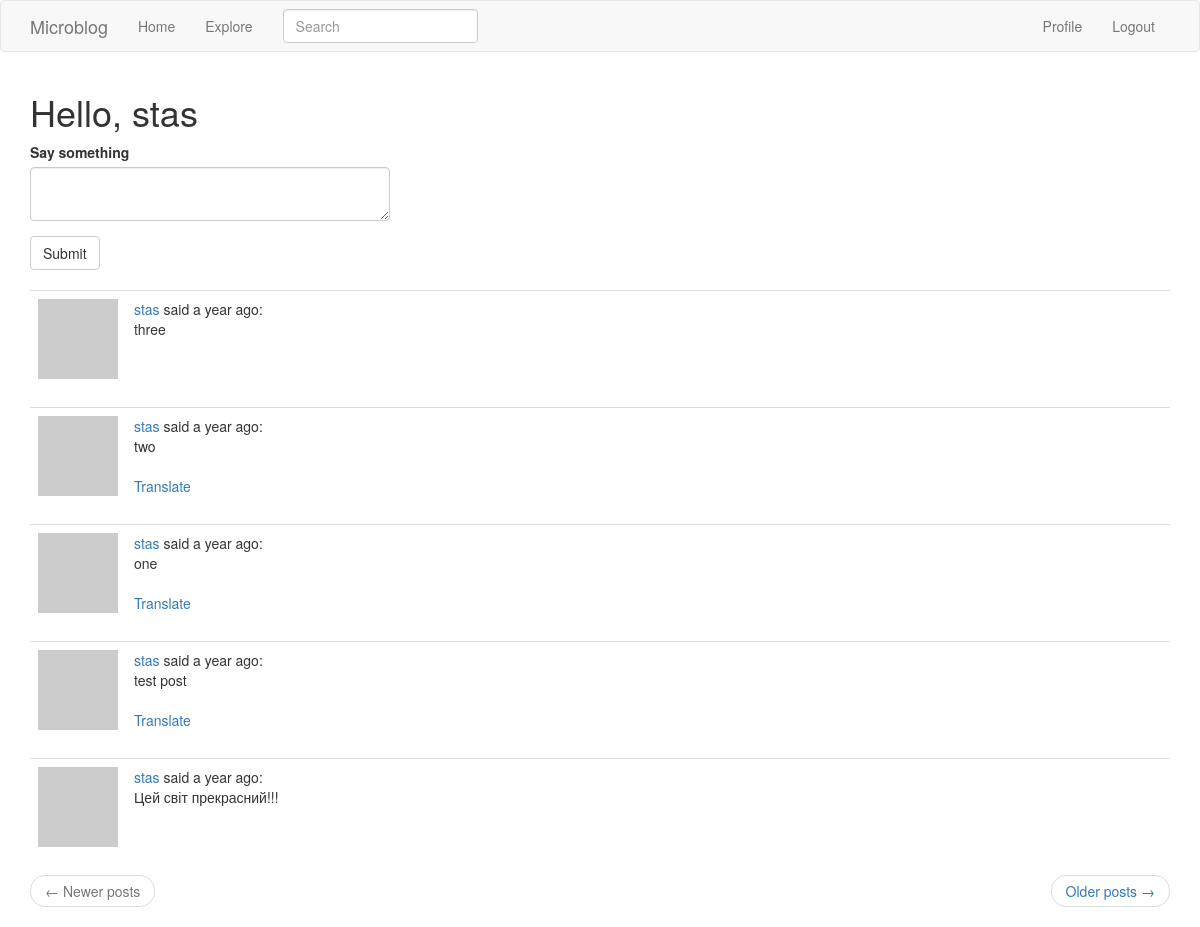
The page /index (signed in) on the database its author committed.
### app/models.py (models this page shows, shortened)
class User(UserMixin, db.Model):
    id = db.Column(db.Integer, primary_key=True)
    username = db.Column(db.String(64), index=True, unique=True)
    email = db.Column(db.String(120), index=True, unique=True)
    password_hash = db.Column(db.String(128))
    posts = db.relationship("Post", backref="author", lazy="dynamic")
    about_me = db.Column(db.String(140))
    last_seen = db.Column(db.DateTime, default=datetime.utcnow)
    followed = db.relationship("User", secondary=followers,
                               primaryjoin=(followers.c.follower_id == id),
                               secondaryjoin=(followers.c.followed_id == id),
                               backref=db.backref("followers", lazy="dynamic"), lazy="dynamic"
                               )
    def avatar(self, size):
        digest = md5(self.email.lower().encode("utf-8")).hexdigest()
        return "https://www.gravatar.com/avatar/{}?d=identicon&s={}".format(
            digest, size)
    def followed_posts(self):
        followed = Post.query.join(
            followers, (followers.c.followed_id == Post.user_id)).filter(
            followers.c.follower_id == self.id)
        own = Post.query.filter_by(user_id=self.id)
        return followed.union(own).order_by(Post.timestamp.desc())

class SearchableMixin(object):
    @classmethod
    def before_commit(cls, session):
        session._changes = {
            "add": list(session.new),
            "update": list(session.dirty),
            "delete": list(session.deleted),
        }
    @classmethod
    def after_commit(cls, session):
        for obj in session._changes["add"]:
            if isinstance(obj, SearchableMixin):
                add_to_index(obj.__tablename__, obj)
        for obj in session._changes["update"]:
            if isinstance(obj, SearchableMixin):
                add_to_index(obj.__tablename__, obj)
        for obj in session._changes["delete"]:
            if isinstance(obj, SearchableMixin):
                remove_from_index(obj.__tablename__, obj)

class Post(SearchableMixin, db.Model):
    __searchable__ = ["body"]
    id = db.Column(db.Integer, primary_key=True)
    body = db.Column(db.String(140))
    language = db.Column(db.String(5))
    timestamp = db.Column(db.DateTime, index=True, default=datetime.utcnow)
    user_id = db.Column(db.Integer, db.ForeignKey("user.id"))

### app/main/routes.py (the view, shortened to what this page needs)
@bp.route('/', methods=["GET", "POST"])
@bp.route('/index', methods=["GET", "POST"])
@login_required
def index():
    form = PostForm()
    page = request.args.get("page", 1, type=int)
    posts = current_user.followed_posts().paginate(page, current_app.config["POSTS_PER_PAGE"], False)
    next_url = url_for("main.index", page=posts.next_num) if posts.has_next else None
    prev_url = url_for("main.index", page=posts.prev_num) if posts.has_prev else None
    return render_template("index.html", title="Home", form=form, posts=posts.items,
                           next_url=next_url, prev_url=prev_url)

### app/main/forms.py
class SearchForm(FlaskForm):
    q = StringField(_l("Search"), validators=[DataRequired()])
    def __init__(self, *args, **kwargs):
        if "formdata" not in kwargs:
            kwargs["formdata"] = request.args
        if "csrf_enabled" not in kwargs:
            kwargs['csrf_enabled'] = False
        super(SearchForm, self).__init__(*args, **kwargs)

class PostForm(FlaskForm):
    post = TextAreaField(_l("Say something"), validators=[DataRequired(), Length(min=1, max=140)])
    submit = SubmitField(_l("Submit"))

### app/main/routes.py (called while the page is built)
@bp.before_request
def before_request():
    if current_user.is_authenticated:
        current_user.last_seen = datetime.utcnow()
        db.session.commit()
        g.search_form = SearchForm()
    g.locale = str(get_locale())

### app/models.py (called while the page is built)
@login.user_loader
def load_user(user_id):
    return User.query.get(int(user_id))

### app/templates/index.html
{%  extends "base.html" %}
{% import "bootstrap/wtf.html" as wtf %}
{% block app_content %}
    <h1>{{ _("Hello,") }} {{ current_user.username }}</h1>
    {% if form %}
        <div class="row">
            <div class="col-md-4">
                {{ wtf.quick_form(form) }}
            </div>
        </div>
    {% endif %}
    <br/>
    {% for post in posts %}
        {% include '_post.html' %}
    {% endfor %}
    {% include "_pagination.html" %}
{% endblock %}

### app/templates/base.html (shortened to what this page needs)
{% extends "bootstrap/base.html" %}
{% block navbar %}
    <nav class="navbar navbar-default">
        <div class="container">
            <div class="navbar-header">
                <a class="navbar-brand" href="{{ url_for('main.index') }}">Microblog</a>
            </div>
            <div class="collapse navbar-collapse" id="bs-example-navbar-collapse-1">
                <ul class="nav navbar-nav">
                    <li><a href="{{ url_for('main.index') }}">{{ _("Home") }}</a></li>
                    <li><a href="{{ url_for('main.explore') }}">{{ _("Explore") }}</a></li>
                </ul>
                <ul class="nav navbar-nav navbar-right">
                    {% if current_user.is_anonymous %}
                    <li><a href="{{ url_for('auth.login') }}">{{ _("Login") }}</a></li>
                    {% else %}
                    <li><a href="{{ url_for('main.user', username=current_user.username) }}">{{ _("Profile") }}</a></li>
                    <li><a href="{{ url_for('auth.logout') }}">{{ _("Logout") }}</a></li>
                    {% endif %}
                </ul>
                {% if g.search_form %}
                    <form class="navbar-form navbar-left" method="get" action="{{ url_for("main.search") }}">
                        <div class="form-group">
                            {{ g.search_form.q(size=20, class="form-control",
                                    placeholder=g.search_form.q.label.text) }}
                        </div>
                    </form>
                {% endif %}
            </div>
        </div>
    </nav>
{% endblock %}
{% block content %}
    <div class="container">
        {% block app_content %} {% endblock %}
    </div>
{% endblock %}

### app/templates/_post.html
<table class="table table-hover">
    <tr>
        <td width="70px">
            <a href="{{ url_for("main.user", username=post.author.username) }}">
                <img src="{{ post.author.avatar(36) }}">
            </a>
        </td>
        <td>
            <a href="{{ url_for("main.user", username=post.author.username) }}">
                {{ post.author.username }}
            </a>
            {{ _("said") }} {{ moment(post.timestamp).fromNow() }}:
            <br/>
            <span id="post{{ post.id }}">{{ post.body }}</span>
            {% if post.language and post.language != g.locale %}
                <br/><br/>
                <span id="translation{{ post.id }}">
                    <a href="javascript:translate(
                                '#post{{ post.id }}',
                                '#translation{{ post.id }}',
                                '{{ post.language }}',
                                '{{ g.locale }}');">{{ _('Translate') }}</a>
                </span>
            {% endif %}
        </td>
    </tr>
</table>

### app/templates/_pagination.html
<nav aria-label="...">
    <ul class="pager">
        <li class="previous{% if not prev_url %} disabled {% endif %}">
            <a href="{{ prev_url }}">
                <span aria-hidden="true">&larr;</span> {{ _("Newer posts") }}
            </a>
        </li>
        <li class="next{% if not next_url %} disabled {% endif %}">
            <a href="{{ next_url }}">{{ _("Older posts") }}
                <span aria-hidden="true">&rarr;</span>
            </a>
        </li>
    </ul>
</nav>

### rows shown on the page
User: username "stas"
Post: author.username "stas", timestamp "a year ago", body "three"
Post: author.username "stas", timestamp "a year ago", body "two"
Post: author.username "stas", timestamp "a year ago", body "one"
Post: author.username "stas", timestamp "a year ago", body "test post"
Post: author.username "stas", timestamp "a year ago", body "Цей світ прекрасний!!!"
